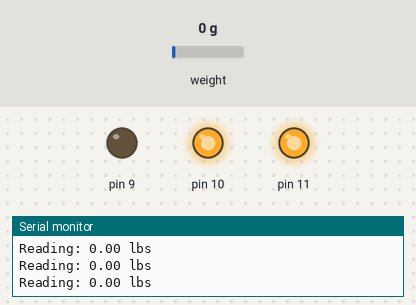
A sketch run on a simulated Arduino Uno, built with avr-gcc and run on an emulated ATmega328P. Parts: output pins drawn as LEDs (lit = HIGH), the last lines printed to the serial monitor. Inputs (shaded band) come from the test bench; at power-on: weight on the scale 0 g.

Above: at 2.2 s.
2.3 s: weight on the scale set to 2 g
At 3.5 s:
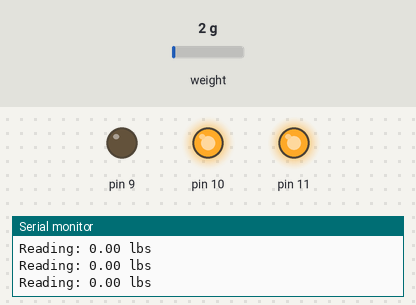
3.8 s: weight on the scale set to 100 g
At 5.0 s:
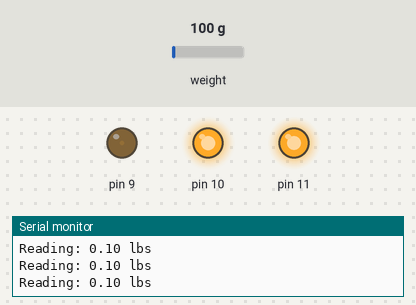
5.3 s: weight on the scale set to 2500 g
At 6.5 s:
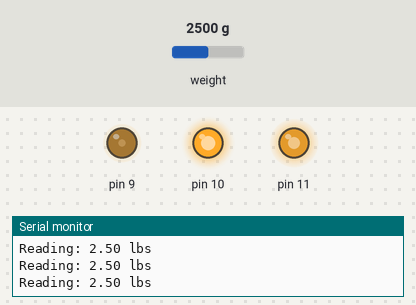
6.8 s: weight on the scale set to 3750 g
At 8.2 s:
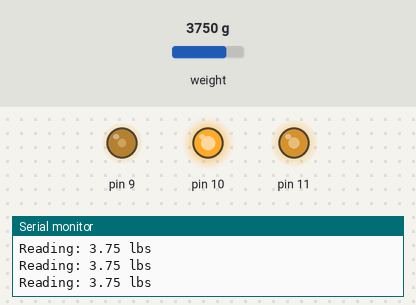
Timing chart, 0 to 9.3 s (numbered marks = the images above; inputs shaded):
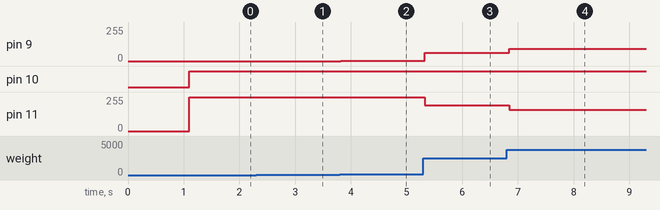

Measured:
- after the input at 2.3 s, pin 11: 255/255 → 254/255 at once
- after the input at 3.8 s, pin 9: 0/255 → 2/255 at once; pin 11: 254/255 → 252/255 at once
- after the input at 5.3 s, pin 9: 2/255 → 62/255 at once; pin 11: 252/255 → 192/255 at once
- after the input at 6.8 s, pin 9: 62/255 → 93/255 at once; pin 11: 192/255 → 161/255 at once

The sketch:

final_code2_LED_Part.ino
```cpp
#include <HX711.h>
#include "HX711.h"

#define calibration_factor -7050.0 //This value is obtained using the SparkFun_HX711_Calibration sketch

#define DOUT  3
#define CLK  2

HX711 scale(DOUT, CLK);

void setup(){
  Serial.begin(9600);
  scale.set_scale(calibration_factor); //This value is obtained by using the SparkFun_HX711_Calibration sketch
  scale.tare(); //Assuming there is no weight on the scale at start up, reset the scale to 0

}

void loop() {
  float weight = (scale.get_units());
  Serial.print("Reading: ");
  Serial.print(weight); //scale.get_units() returns a float
  Serial.print(" lbs"); //You can change this to kg but you'll need to refactor the calibration_factor
  Serial.println();

  int max_weight = 10 ;
  int red = (weight * ( 255 / max_weight)) ;
  int green = 255 + (weight * (-255 / max_weight));


  if (weight > max_weight) {
    analogWrite (9,255);
    analogWrite (10, 255);
    analogWrite (11, 0);

   } else if (weight <= max_weight && weight >= 0) {
      analogWrite(9, red);
      analogWrite (10, 255);
      analogWrite (11, green);
   } else {
    analogWrite (9, 0);
    analogWrite (10, 255);
    analogWrite (11, 255);
   }
}
```
